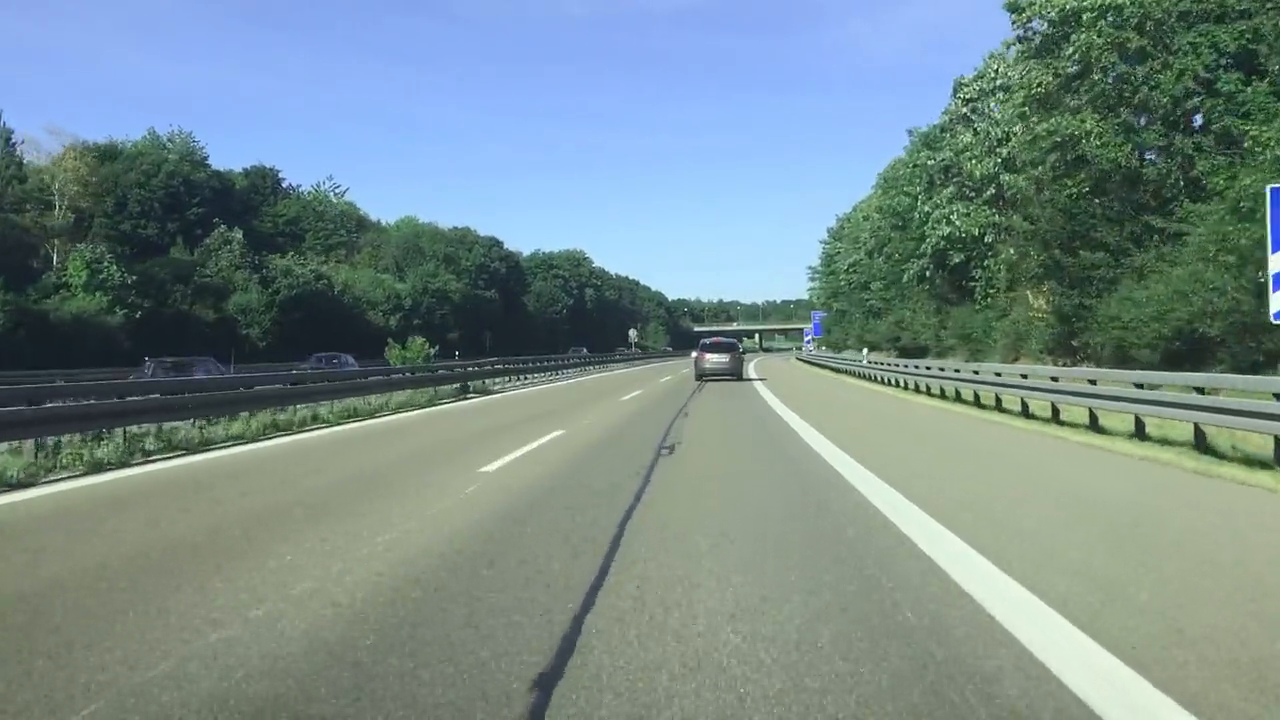
#> input picture frame 77 of highway.mp4, 1280 x 720 px
$ python video.py
#> lines starting #> are read from the running program, lines starting #| are printed output that depends on the picture; after the words box and inside, x2 and y2 are one past the last pixel; in counts of white or black regions, pixels touching at a corner belong together
#> further down, frame is the input picture: shape (720, 1280, 3); mean B, G, R 138.6, 139, 118.5
import cv2
import numpy as np
import matplotlib.pylab as plt

def reigon_of_interest(image,vertices):
    mask=np.zeros_like(image)
    match_mask_color= 255
    cv2.fillPoly(mask,vertices,match_mask_color)
    masked_image=cv2.bitwise_and(image,mask)
    return masked_image
def draw_lines(image,lines):
    image=np.copy(image)
    blank_image=np.zeros((image.shape[0],image.shape[1],3), dtype=np.uint8)

    for line in lines:
        for x1,y1,x2,y2 in line:
            cv2.line(blank_image,(x1,y1),(x2,y2),(0,255,0),5)
    image=cv2.addWeighted(image,0.8,blank_image,1, 0.0)
    return image


    #img=cv2.imread("lane.jpg")
    #img = cv2.cvtColor(img,cv2.COLOR_BGR2RGB)
def procces(img):
    print(img.shape)
#| (720, 1280, 3)
    height= img.shape[0]
    width= img.shape[1]

    reigon_of_interest_vertices=[
        (0,4*height/5),
        (width/2,height/2),
        (width,4*height/5),
        (width/2,height)
    ]
    gray_image=cv2.cvtColor(img,cv2.COLOR_RGB2GRAY)
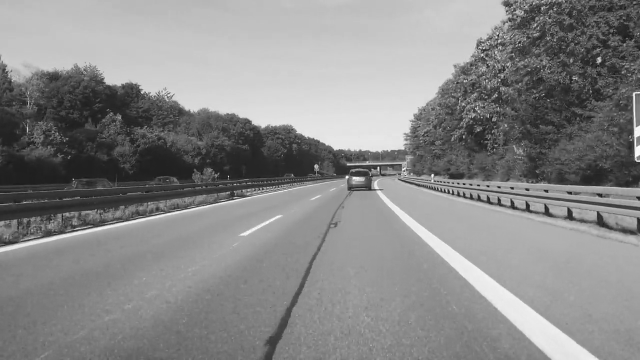
#> gray_image: shape (720, 1280) (shown at 1/2 size); min 0, max 255, mean 136.6
    canny_image=cv2.Canny(gray_image,100,450)
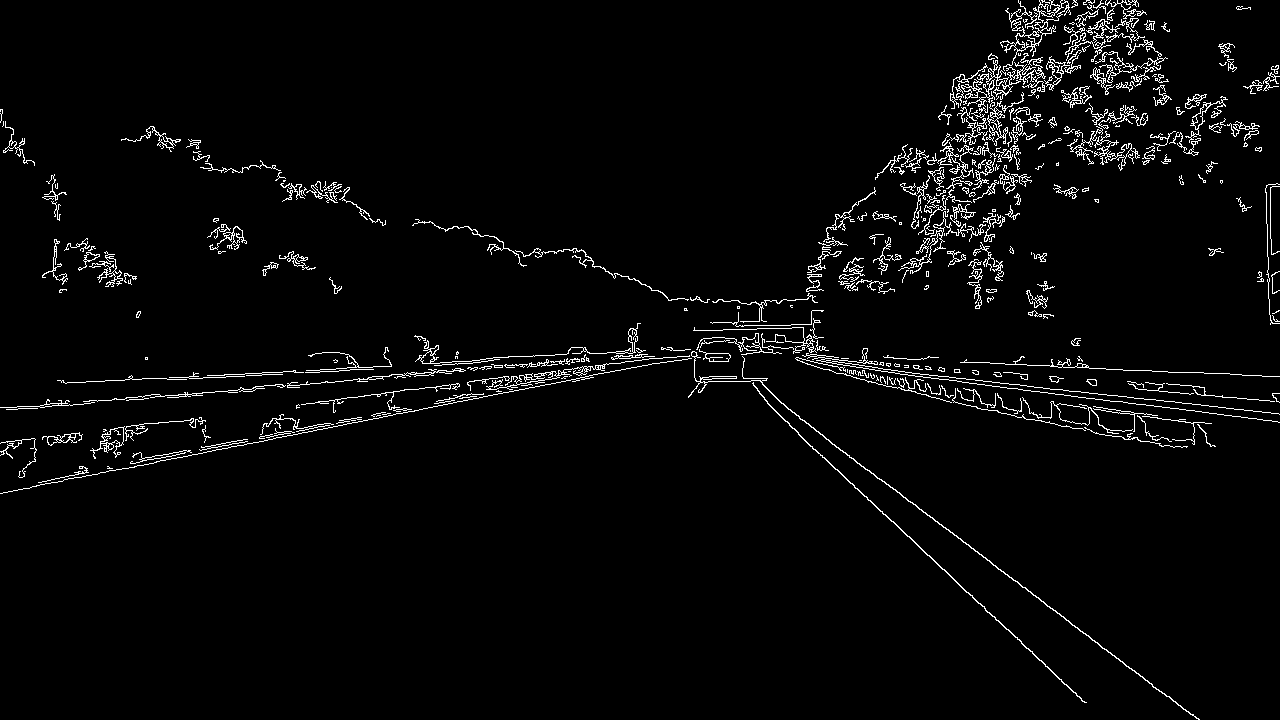
#> canny_image: shape (720, 1280); 3.1% white in thin lines or dots

    cropped_image=reigon_of_interest(canny_image ,np.array([reigon_of_interest_vertices],np.int32),)
#> in reigon_of_interest, `masked_image=cv2.bitwise_and(image,mask)`:
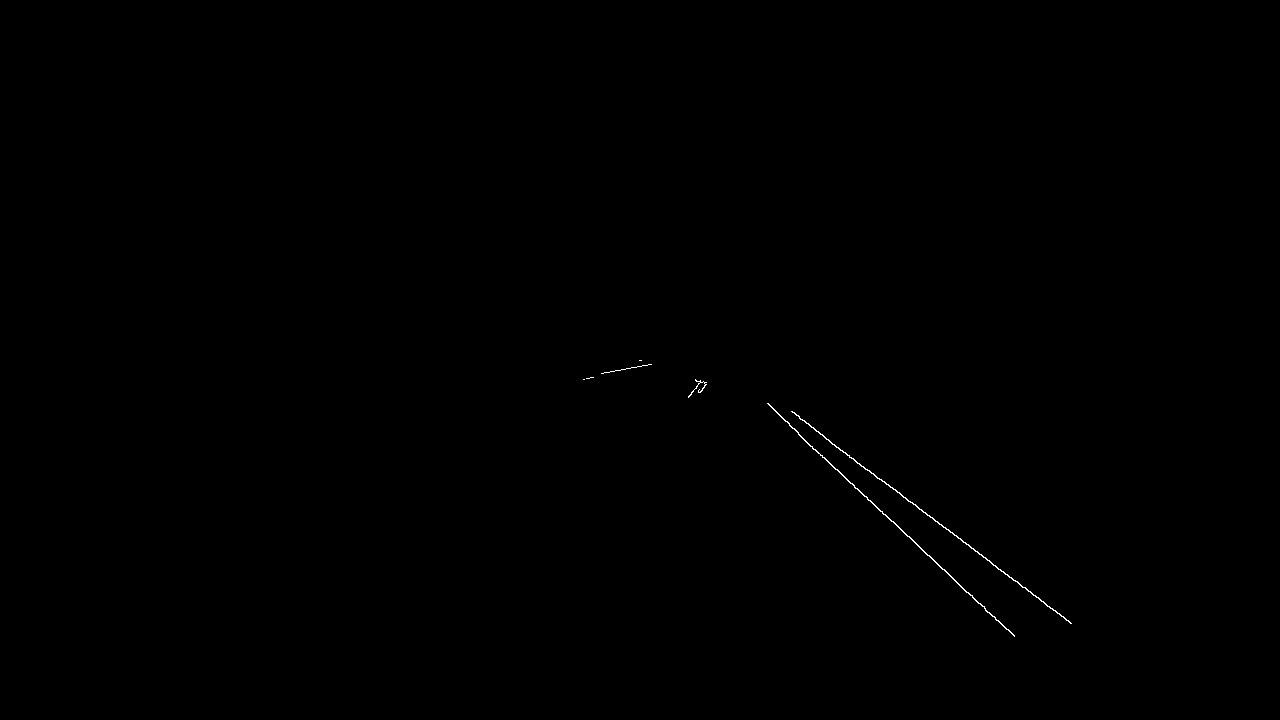
#> masked_image: shape (720, 1280); 0.12% white in thin lines or dots, all inside (x1, y1, x2, y2) = (583, 360, 1072, 637)


    lines= cv2.HoughLinesP(cropped_image,rho=6,theta=np.pi/60,threshold=160,lines=np.array([]),minLineLength=40,maxLineGap=25)
#> lines = [[868, 500, 948, 573], [789, 425, 837, 469], [963, 542, 1038, 597], [826, 439, 916, 505], [812, 448, 912, 539], [877, 478, 989, 560], [854, 487, 918, 545]]

    image_with_lines=draw_lines(img,lines)
#> the loop in draw_lines, `for line in lines:` made 7 passes
#> in draw_lines, `image=cv2.addWeighted(image,0.8,blank_image,1, 0.0)`:
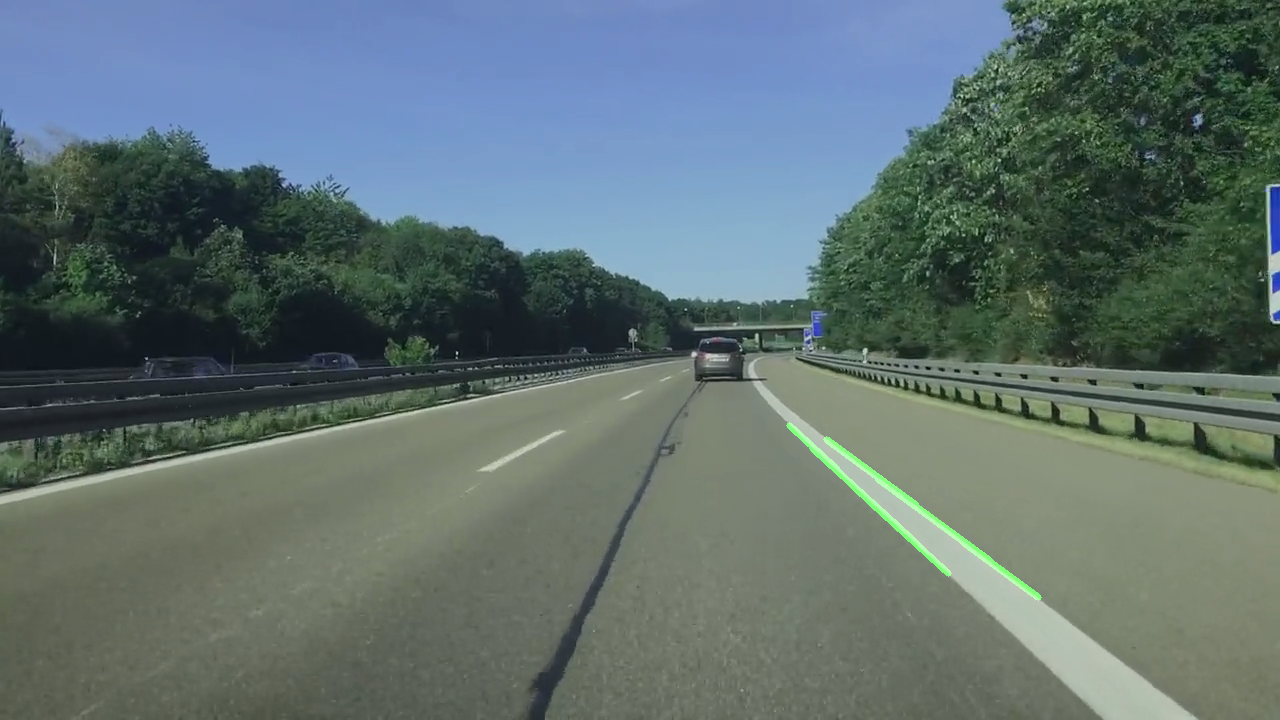
#> image: shape (720, 1280, 3); mean B, G, R 110.9, 111.5, 94.8
    return image_with_lines

cap=cv2.VideoCapture("highway.mp4")

while(cap.isOpened()):
    ret ,frame=cap.read()
    frame=procces(frame)
    cv2.imshow("frame",frame)
    if cv2.waitKey(1) & 0xFF == ord("q"):
#> (key q is pressed here)
        break

cap.release()
cv2.destroyAllWindows()

$ run again, starting later in the video
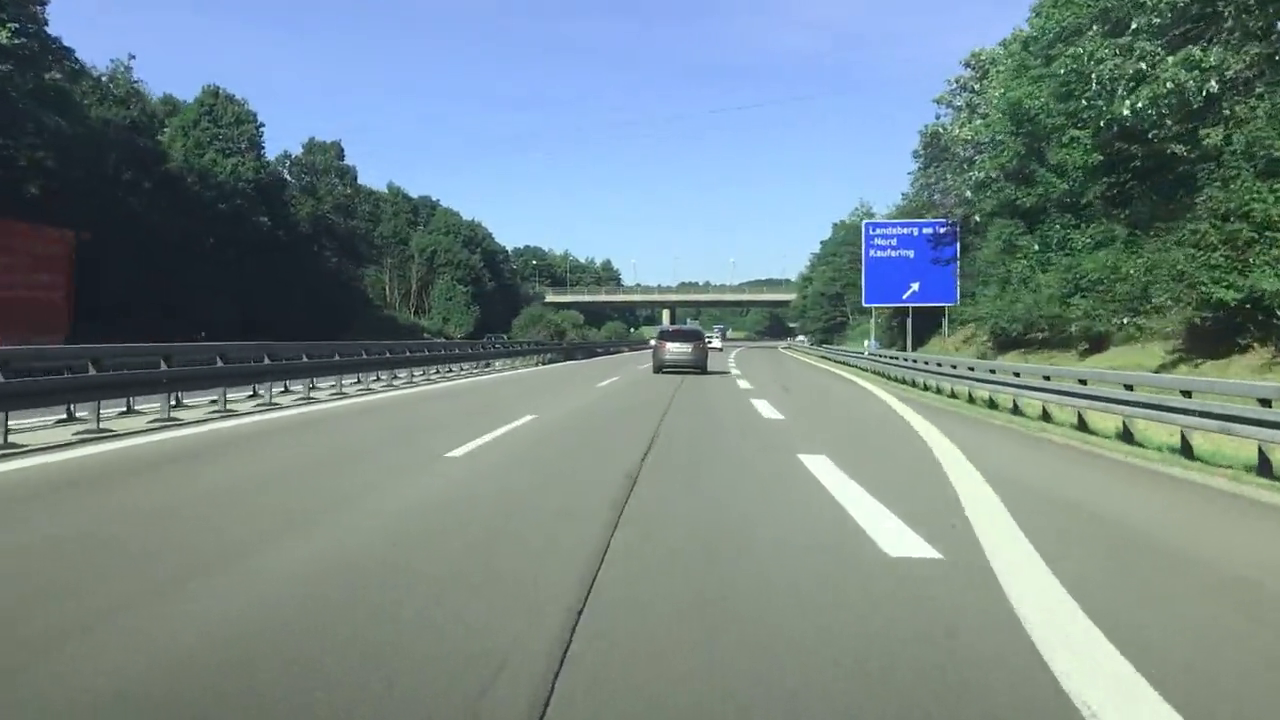
#> input picture frame 350 of highway.mp4, 1280 x 720 px
#> frame is the input picture: shape (720, 1280, 3); mean B, G, R 136.8, 135.5, 116.9
#| (720, 1280, 3)
#> in procces, `canny_image=cv2.Canny(gray_image,100,450)`:
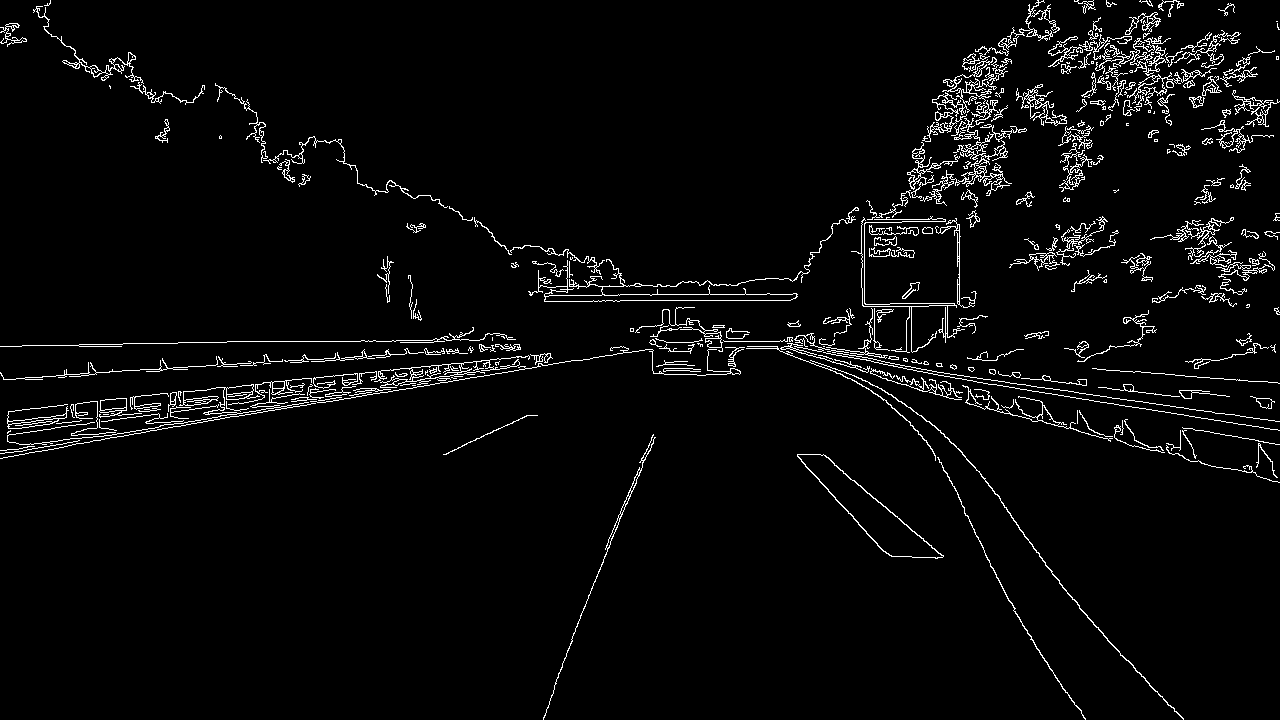
#> canny_image: shape (720, 1280); 3.5% white in thin lines or dots
#> mask: shape (720, 1280); 25.1% white; 1 white region, box (x1, y1, x2, y2) and area: (0, 360, 1280, 720) 231428
#> masked_image: shape (720, 1280); 0.18% white in thin lines or dots, all inside (x1, y1, x2, y2) = (443, 364, 1091, 701)
#> lines = [[605, 549, 621, 508], [551, 695, 644, 453], [984, 478, 1079, 608], [820, 454, 900, 519], [801, 461, 878, 546], [819, 454, 923, 538]]
#> the loop in draw_lines, `for line in lines:` made 6 passes
#> in draw_lines, `image=cv2.addWeighted(image,0.8,blank_image,1, 0.0)`:
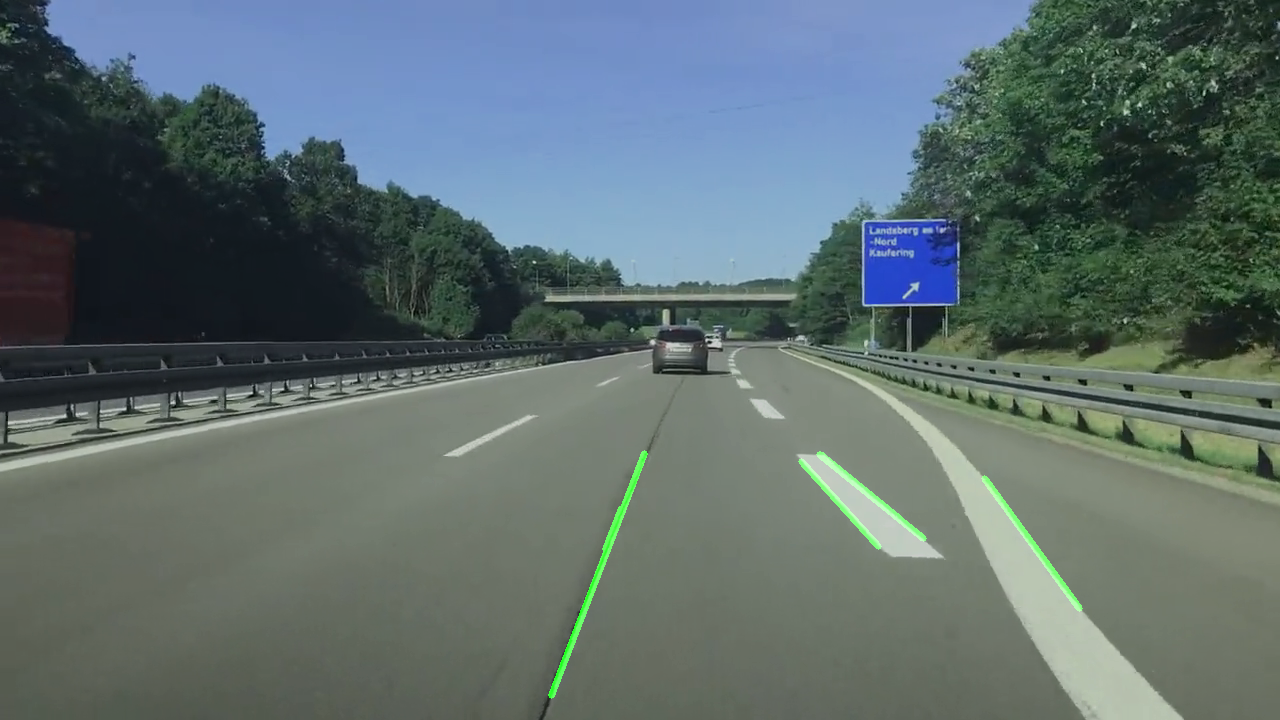
#> image: shape (720, 1280, 3); mean B, G, R 109.4, 109, 93.5

$ run again, starting later in the video
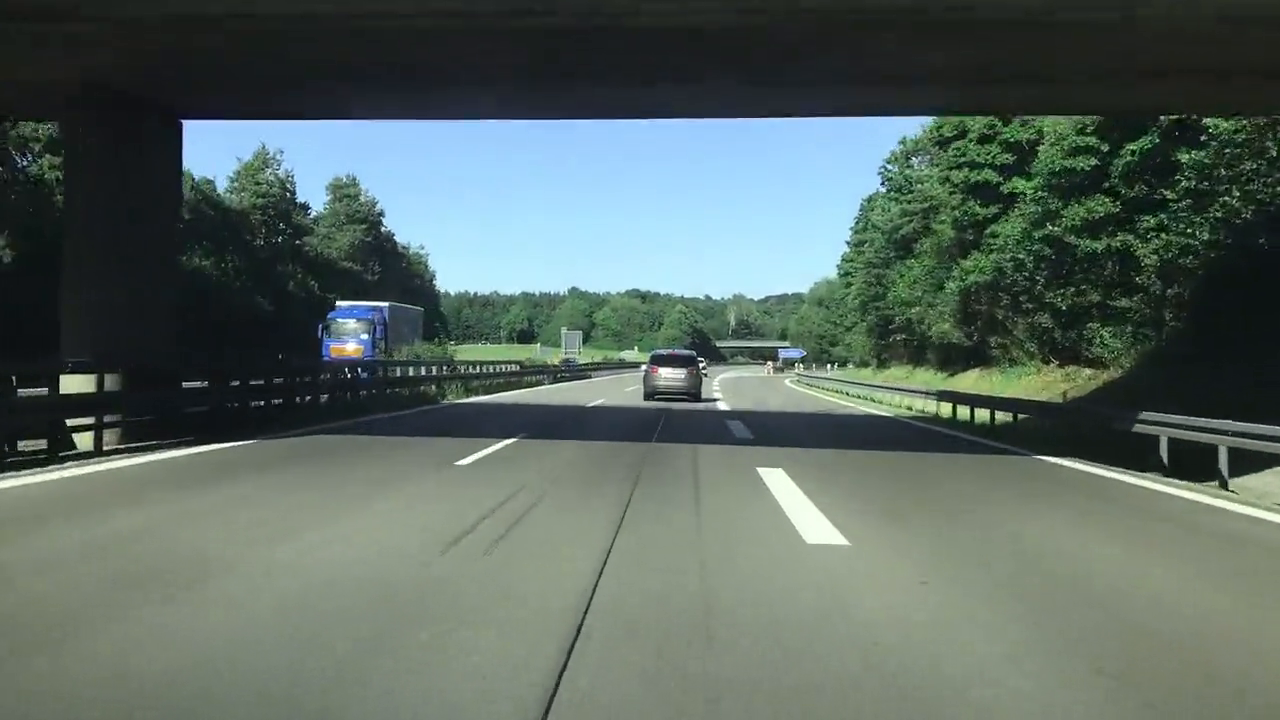
#> input picture frame 622 of highway.mp4, 1280 x 720 px
#> frame is the input picture: shape (720, 1280, 3); mean B, G, R 97.5, 103.9, 89.5
#| (720, 1280, 3)
#> in procces, `canny_image=cv2.Canny(gray_image,100,450)`:
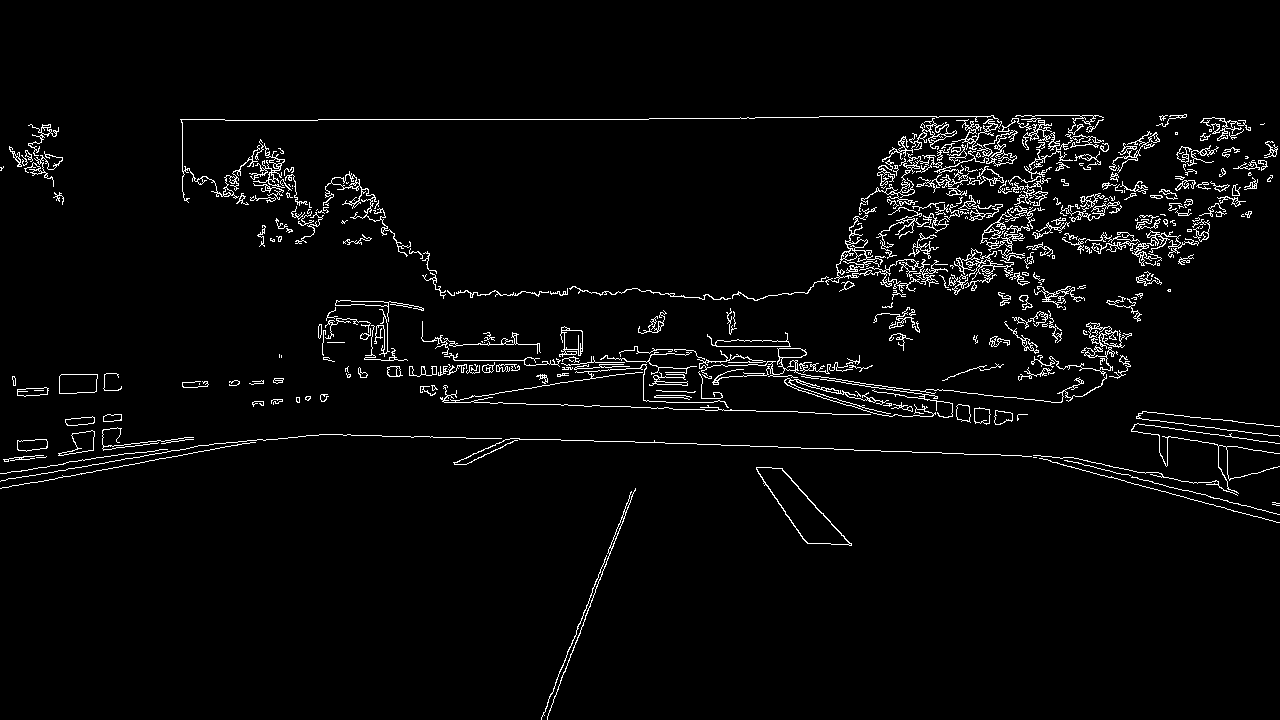
#> canny_image: shape (720, 1280); 3.3% white in thin lines or dots, all inside (x1, y1, x2, y2) = (0, 114, 1280, 720)
#> mask: shape (720, 1280); 25.1% white; 1 white region, box (x1, y1, x2, y2) and area: (0, 360, 1280, 720) 231428
#> masked_image: shape (720, 1280); 0.26% white in thin lines or dots, all inside (x1, y1, x2, y2) = (411, 361, 914, 701)
#> lines = [[554, 698, 635, 488], [696, 443, 809, 448], [571, 645, 631, 491], [525, 403, 600, 406], [505, 439, 560, 439], [673, 409, 731, 409], [654, 365, 701, 407], [621, 366, 720, 398], [778, 503, 810, 543], [643, 392, 684, 376], [659, 367, 707, 410], [637, 361, 688, 402]]
#> the loop in draw_lines, `for line in lines:` made 12 passes
#> in draw_lines, `image=cv2.addWeighted(image,0.8,blank_image,1, 0.0)`:
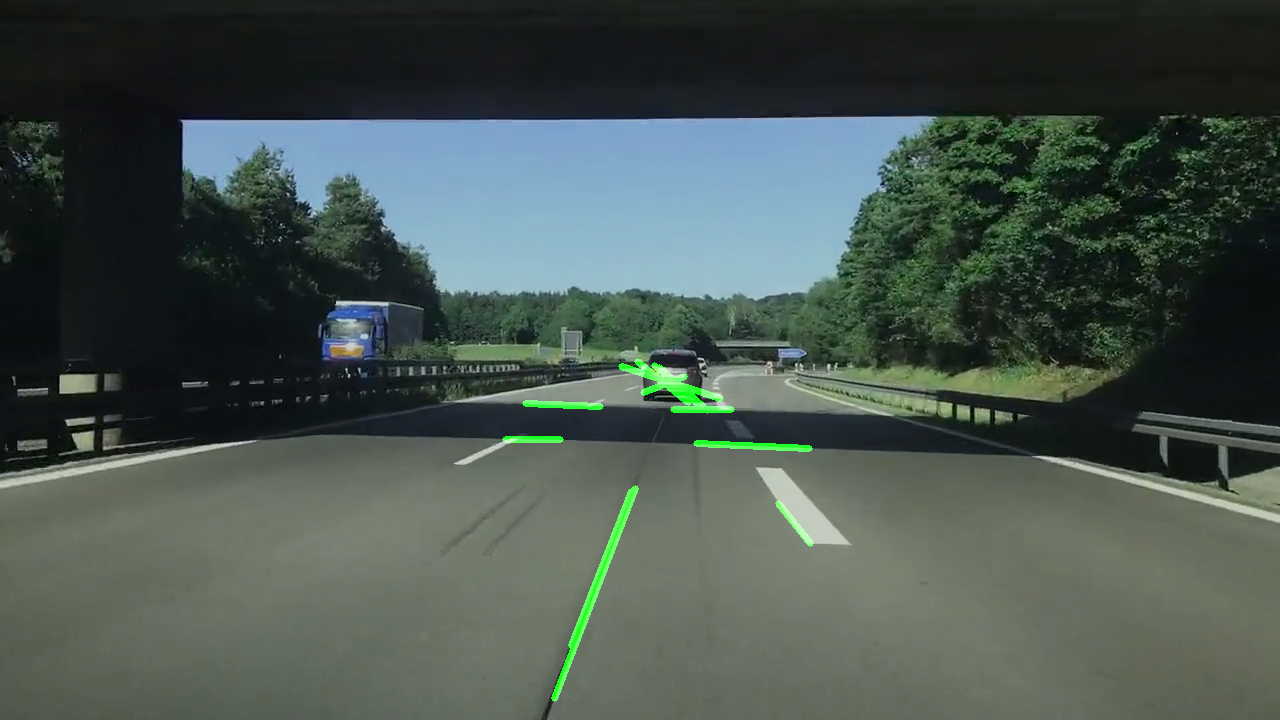
#> image: shape (720, 1280, 3); mean B, G, R 78, 84.2, 71.6
